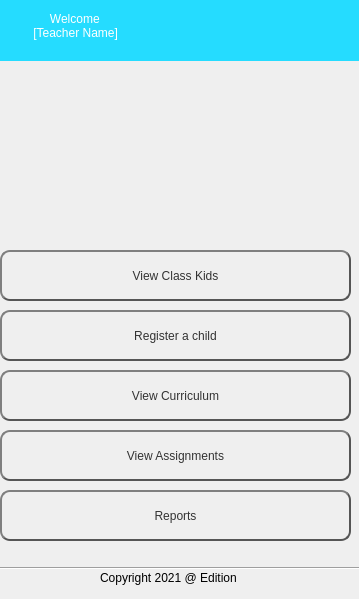
<?xml version="1.0" encoding="UTF-8"?>
<ui version="4.0">
 <class>Dialog</class>
 <widget class="QDialog" name="Dialog">
  <property name="geometry">
   <rect>
    <x>0</x>
    <y>0</y>
    <width>359</width>
    <height>599</height>
   </rect>
  </property>
  <property name="windowTitle">
   <string>Dialog</string>
  </property>
  <widget class="QWidget" name="widget" native="true">
   <property name="geometry">
    <rect>
     <x>0</x>
     <y>0</y>
     <width>381</width>
     <height>601</height>
    </rect>
   </property>
   <property name="statusTip">
    <string/>
   </property>
   <widget class="QLabel" name="label">
    <property name="geometry">
     <rect>
      <x>0</x>
      <y>60</y>
      <width>371</width>
      <height>181</height>
     </rect>
    </property>
    <property name="styleSheet">
     <string notr="true">font: 23pt &quot;MS Shell Dlg 2&quot;;
background-image: url(:/newPrefix/OneDrive/Desktop/Children Church App Pics/Welcome Teacher Page.png);
color: white;</string>
    </property>
    <property name="text">
     <string/>
    </property>
   </widget>
   <widget class="QLabel" name="label_2">
    <property name="geometry">
     <rect>
      <x>0</x>
      <y>-10</y>
      <width>361</width>
      <height>71</height>
     </rect>
    </property>
    <property name="styleSheet">
     <string notr="true">font: 18pt &quot;MS Shell Dlg 2&quot;;
background-color: #25dcff;
color: white;</string>
    </property>
    <property name="text">
     <string>               Welcome
          [Teacher Name]</string>
    </property>
   </widget>
   <widget class="QPushButton" name="pushButton_3">
    <property name="geometry">
     <rect>
      <x>0</x>
      <y>250</y>
      <width>351</width>
      <height>51</height>
     </rect>
    </property>
    <property name="styleSheet">
     <string notr="true">QPushButton {
    color: #333;
	font: 18pt ''MS Shell Dlg 2'';
    border: 2px solid #555;
    border-radius: 10px;
    border-style: outset;
    background: qradialgradient(
        cx: 0.3, cy: -0.4, fx: 0.3, fy: -0.4,
        radius: 1.35, stop: 0 orange, stop: 1 orange
        );
    padding: 5px;
    }

QPushButton:hover {
    background: qradialgradient(
        cx: 0.3, cy: -0.4, fx: 0.3, fy: -0.4,
        radius: 1.35, stop: 0 #fff, stop: 1 #bbb
        );
    }

QPushButton:pressed {
    border-style: inset;
    background: qradialgradient(
        cx: 0.4, cy: -0.1, fx: 0.4, fy: -0.1,
        radius: 1.35, stop: 0 #fff, stop: 1 #ddd
        );
    }</string>
    </property>
    <property name="text">
     <string>View Class Kids</string>
    </property>
   </widget>
   <widget class="QPushButton" name="pushButton_4">
    <property name="geometry">
     <rect>
      <x>0</x>
      <y>310</y>
      <width>351</width>
      <height>51</height>
     </rect>
    </property>
    <property name="styleSheet">
     <string notr="true">QPushButton {
    color: #333;
	font: 18pt ''MS Shell Dlg 2'';
    border: 2px solid #555;
    border-radius: 10px;
    border-style: outset;
    background: qradialgradient(
        cx: 0.3, cy: -0.4, fx: 0.3, fy: -0.4,
        radius: 1.35, stop: 0 orange, stop: 1 orange
        );
    padding: 5px;
    }

QPushButton:hover {
    background: qradialgradient(
        cx: 0.3, cy: -0.4, fx: 0.3, fy: -0.4,
        radius: 1.35, stop: 0 #fff, stop: 1 #bbb
        );
    }

QPushButton:pressed {
    border-style: inset;
    background: qradialgradient(
        cx: 0.4, cy: -0.1, fx: 0.4, fy: -0.1,
        radius: 1.35, stop: 0 #fff, stop: 1 #ddd
        );
    }</string>
    </property>
    <property name="text">
     <string>Register a child</string>
    </property>
   </widget>
   <widget class="QPushButton" name="pushButton_5">
    <property name="geometry">
     <rect>
      <x>0</x>
      <y>370</y>
      <width>351</width>
      <height>51</height>
     </rect>
    </property>
    <property name="styleSheet">
     <string notr="true">QPushButton {
    color: #333;
	font: 18pt ''MS Shell Dlg 2'';
    border: 2px solid #555;
    border-radius: 10px;
    border-style: outset;
    background: qradialgradient(
        cx: 0.3, cy: -0.4, fx: 0.3, fy: -0.4,
        radius: 1.35, stop: 0 orange, stop: 1 orange
        );
    padding: 5px;
    }

QPushButton:hover {
    background: qradialgradient(
        cx: 0.3, cy: -0.4, fx: 0.3, fy: -0.4,
        radius: 1.35, stop: 0 #fff, stop: 1 #bbb
        );
    }

QPushButton:pressed {
    border-style: inset;
    background: qradialgradient(
        cx: 0.4, cy: -0.1, fx: 0.4, fy: -0.1,
        radius: 1.35, stop: 0 #fff, stop: 1 #ddd
        );
    }</string>
    </property>
    <property name="text">
     <string>View Curriculum</string>
    </property>
   </widget>
   <widget class="QPushButton" name="pushButton_6">
    <property name="geometry">
     <rect>
      <x>0</x>
      <y>430</y>
      <width>351</width>
      <height>51</height>
     </rect>
    </property>
    <property name="styleSheet">
     <string notr="true">QPushButton {
    color: #333;
	font: 18pt ''MS Shell Dlg 2'';
    border: 2px solid #555;
    border-radius: 10px;
    border-style: outset;
    background: qradialgradient(
        cx: 0.3, cy: -0.4, fx: 0.3, fy: -0.4,
        radius: 1.35, stop: 0 orange, stop: 1 orange
        );
    padding: 5px;
    }

QPushButton:hover {
    background: qradialgradient(
        cx: 0.3, cy: -0.4, fx: 0.3, fy: -0.4,
        radius: 1.35, stop: 0 #fff, stop: 1 #bbb
        );
    }

QPushButton:pressed {
    border-style: inset;
    background: qradialgradient(
        cx: 0.4, cy: -0.1, fx: 0.4, fy: -0.1,
        radius: 1.35, stop: 0 #fff, stop: 1 #ddd
        );
    }</string>
    </property>
    <property name="text">
     <string>View Assignments</string>
    </property>
   </widget>
   <widget class="QPushButton" name="reports">
    <property name="geometry">
     <rect>
      <x>0</x>
      <y>490</y>
      <width>351</width>
      <height>51</height>
     </rect>
    </property>
    <property name="styleSheet">
     <string notr="true">QPushButton {
    color: #333;
	font: 18pt ''MS Shell Dlg 2'';
    border: 2px solid #555;
    border-radius: 10px;
    border-style: outset;
    background: qradialgradient(
        cx: 0.3, cy: -0.4, fx: 0.3, fy: -0.4,
        radius: 1.35, stop: 0 orange, stop: 1 orange
        );
    padding: 5px;
    }

QPushButton:hover {
    background: qradialgradient(
        cx: 0.3, cy: -0.4, fx: 0.3, fy: -0.4,
        radius: 1.35, stop: 0 #fff, stop: 1 #bbb
        );
    }

QPushButton:pressed {
    border-style: inset;
    background: qradialgradient(
        cx: 0.4, cy: -0.1, fx: 0.4, fy: -0.1,
        radius: 1.35, stop: 0 #fff, stop: 1 #ddd
        );
    }</string>
    </property>
    <property name="text">
     <string>Reports</string>
    </property>
   </widget>
   <widget class="QLabel" name="label_3">
    <property name="geometry">
     <rect>
      <x>100</x>
      <y>570</y>
      <width>141</width>
      <height>16</height>
     </rect>
    </property>
    <property name="text">
     <string>Copyright 2021 @ Edition</string>
    </property>
   </widget>
   <widget class="Line" name="line">
    <property name="geometry">
     <rect>
      <x>0</x>
      <y>560</y>
      <width>361</width>
      <height>16</height>
     </rect>
    </property>
    <property name="orientation">
     <enum>Qt::Horizontal</enum>
    </property>
   </widget>
  </widget>
 </widget>
 <resources>
  <include location="resource.qrc"/>
 </resources>
 <connections/>
</ui>
